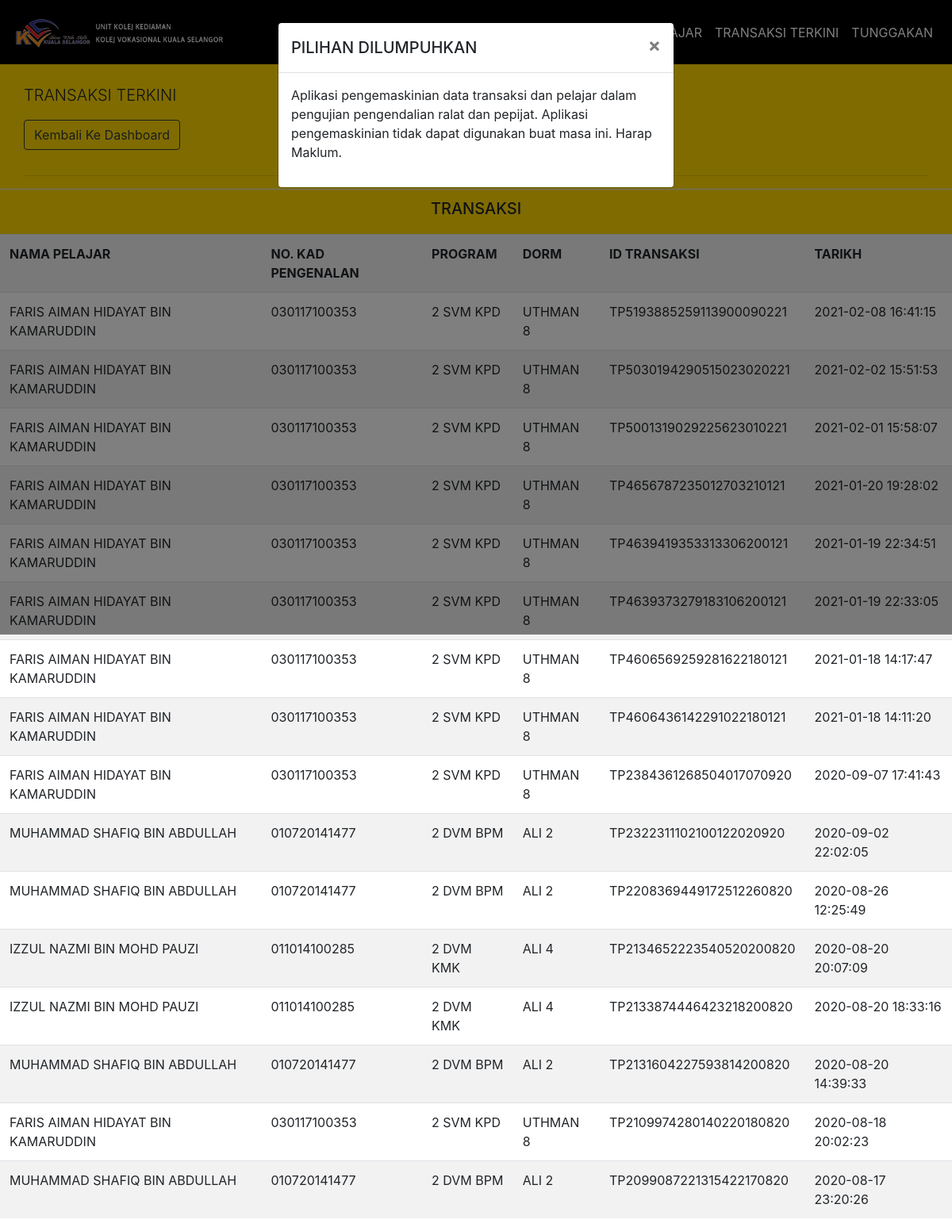
/transaction.php, run on the app's committed database.
### tables this page shows
CREATE TABLE `trans_history` (
  `id` int(11) NOT NULL,
  `nokp` varchar(255) NOT NULL,
  `tarikh_transaksi` datetime NOT NULL,
  `status_transaksi` varchar(255) NOT NULL,
  `order_id` varchar(255) NOT NULL,
  `transaction_id` varchar(255) NOT NULL,
  `billCode` varchar(255) NOT NULL,
  `msg` varchar(255) NOT NULL
);

CREATE TABLE `pelajar` (
  `id` bigint(20) NOT NULL,
  `nama` varchar(300) NOT NULL,
  `nokp` varchar(12) NOT NULL,
  `pswd` varchar(4) NOT NULL,
  `bayaran` varchar(100) NOT NULL,
  `program` varchar(100) NOT NULL,
  `dorm` varchar(100) NOT NULL,
  `pengajian` varchar(100) NOT NULL,
  `pendaftar` varchar(300) NOT NULL,
  `tahun` year(4) NOT NULL
);

### transaction.php (the view, shortened to what this page needs)
<?php
    include 'config.php';
?>
<!DOCTYPE html>
<html>
<head>
  <link rel="stylesheet" href="https://stackpath.bootstrapcdn.com/bootstrap/4.4.1/css/bootstrap.min.css">
</head>
<body>
    <nav class="navbar navbar-expand-sm navbar-light sticky-top" style="background-color: #000000; padding: 1rem; ">
      <img src="images/asrama1.png" class="navbar-brand img-fluid" width="270">
      <div class="collapse navbar-collapse" id="navbarMenu">
      <ul class="navbar-nav ml-auto">
        <li class="nav-item"><a href="profileblok.php" class="nav-link" style="color: white;">PROFIL BLOK</a></li>
        <li class="nav-item"><a href="addstudent.php" class="nav-link" style="color: white;">TAMBAH PELAJAR</a></li>
        <li class="nav-item"><a href="transaction.php" class="nav-link" style="color: white;">TRANSAKSI TERKINI</a></li>
        <li class="nav-item"><a href="warden_tunggakan.php" class="nav-link" style="color: white;">TUNGGAKAN</a></li>
      </ul>
      </div>
    </nav>
    <div class="container-fluid" style="background-color: #FFD700;">
    <div class="row mx-auto">
      <div class="col-xs-3 col-sm-3 col-md-3 col-lg-3 col-xl-3 padding">
        <br>
        <p class="lead padding">TRANSAKSI TERKINI</p>
        <p><button type="button" class="btn btn-outline-dark" onclick="window.location='warden_dashboard.php'">Kembali Ke Dashboard</button></p>
      </div>
      <div class="col-12">
      </div>
    </div>
  </div>
    <div class="table-responsive">
    <table class="table table-striped table-md">
      <thead class="thead-dark">
      <tr>
        <td colspan="6" scope="col" style="background-color: #FFD700;"><h5 style="text-align: center;">TRANSAKSI</h3></td>
      </tr>
      </thead>
      <tr>
                      <th>NAMA PELAJAR</th>
                      <th>NO. KAD PENGENALAN</th>
                      <th>PROGRAM</th>
                      <th>DORM</th>
                      <th>ID TRANSAKSI</th>
                      <th>TARIKH</th>
                  </tr>
                  <?php
                    $calltbl = "SELECT * FROM trans_history INNER JOIN pelajar ON pelajar.nokp = trans_history.nokp ORDER BY tarikh_transaksi DESC";
                    $toquery = mysqli_query($connect, $calltbl);
                    while ($row=mysqli_fetch_array($toquery)) {
                        echo "
                            <tr>
                               <td>".$row['nama']."</td>
                                <td>".$row['nokp']."</td>
                                <td>".$row['pengajian']." ".$row['program']."</td>
                                <td>".$row['dorm']."</td>
                                <td>".$row['transaction_id']."</td>
                                <td>".$row['tarikh_transaksi']."</td>
                           </tr>
                        ";
                    }
                  ?>
    </table>
    </div>
    <div id="notice" class="modal" tabindex="-1">
    <div class="modal-dialog">
    <div class="modal-content">
      <div class="modal-header">
        <h5 class="modal-title">PILIHAN DILUMPUHKAN</h5>
        <button type="button" class="close" data-dismiss="modal" aria-label="Close">
          <span aria-hidden="true">&times;</span>
        </button>
      </div>
      <div class="modal-body">
        <p>
          Aplikasi pengemaskinian data transaksi dan pelajar dalam pengujian pengendalian ralat dan pepijat. Aplikasi pengemaskinian tidak dapat digunakan buat masa ini. Harap Maklum.
        </p>
      </div>
      </div>
    </div>
  </div>
</body>
</html>

### data on the page
trans_history: pelajar.nama "FARIS AIMAN HIDAYAT BIN KAMARUDDIN", pelajar.nokp "030117100353", pelajar.pengajian "2 SVM", pelajar.program "KPD", pelajar.dorm "UTHMAN 8", transaction "TP5193885259113900090221", tarikh_transaksi "2021-02-08 16:41:15"
trans_history: pelajar.nama "FARIS AIMAN HIDAYAT BIN KAMARUDDIN", pelajar.nokp "030117100353", pelajar.pengajian "2 SVM", pelajar.program "KPD", pelajar.dorm "UTHMAN 8", transaction "TP5030194290515023020221", tarikh_transaksi "2021-02-02 15:51:53"
trans_history: pelajar.nama "FARIS AIMAN HIDAYAT BIN KAMARUDDIN", pelajar.nokp "030117100353", pelajar.pengajian "2 SVM", pelajar.program "KPD", pelajar.dorm "UTHMAN 8", transaction "TP5001319029225623010221", tarikh_transaksi "2021-02-01 15:58:07"
trans_history: pelajar.nama "FARIS AIMAN HIDAYAT BIN KAMARUDDIN", pelajar.nokp "030117100353", pelajar.pengajian "2 SVM", pelajar.program "KPD", pelajar.dorm "UTHMAN 8", transaction "TP4656787235012703210121", tarikh_transaksi "2021-01-20 19:28:02"
trans_history: pelajar.nama "FARIS AIMAN HIDAYAT BIN KAMARUDDIN", pelajar.nokp "030117100353", pelajar.pengajian "2 SVM", pelajar.program "KPD", pelajar.dorm "UTHMAN 8", transaction "TP4639419353313306200121", tarikh_transaksi "2021-01-19 22:34:51"
trans_history: pelajar.nama "FARIS AIMAN HIDAYAT BIN KAMARUDDIN", pelajar.nokp "030117100353", pelajar.pengajian "2 SVM", pelajar.program "KPD", pelajar.dorm "UTHMAN 8", transaction "TP4639373279183106200121", tarikh_transaksi "2021-01-19 22:33:05"
trans_history: pelajar.nama "FARIS AIMAN HIDAYAT BIN KAMARUDDIN", pelajar.nokp "030117100353", pelajar.pengajian "2 SVM", pelajar.program "KPD", pelajar.dorm "UTHMAN 8", transaction "TP4606569259281622180121", tarikh_transaksi "2021-01-18 14:17:47"
trans_history: pelajar.nama "FARIS AIMAN HIDAYAT BIN KAMARUDDIN", pelajar.nokp "030117100353", pelajar.pengajian "2 SVM", pelajar.program "KPD", pelajar.dorm "UTHMAN 8", transaction "TP4606436142291022180121", tarikh_transaksi "2021-01-18 14:11:20"
trans_history: pelajar.nama "FARIS AIMAN HIDAYAT BIN KAMARUDDIN", pelajar.nokp "030117100353", pelajar.pengajian "2 SVM", pelajar.program "KPD", pelajar.dorm "UTHMAN 8", transaction "TP2384361268504017070920", tarikh_transaksi "2020-09-07 17:41:43"
trans_history: pelajar.nama "MUHAMMAD SHAFIQ BIN ABDULLAH", pelajar.nokp "010720141477", pelajar.pengajian "2 DVM", pelajar.program "BPM", pelajar.dorm "ALI 2", transaction "TP2322311102100122020920", tarikh_transaksi "2020-09-02 22:02:05"
trans_history: pelajar.nama "MUHAMMAD SHAFIQ BIN ABDULLAH", pelajar.nokp "010720141477", pelajar.pengajian "2 DVM", pelajar.program "BPM", pelajar.dorm "ALI 2", transaction "TP2208369449172512260820", tarikh_transaksi "2020-08-26 12:25:49"
trans_history: pelajar.nama "IZZUL NAZMI BIN MOHD PAUZI", pelajar.nokp "011014100285", pelajar.pengajian "2 DVM", pelajar.program "KMK", pelajar.dorm "ALI 4", transaction "TP2134652223540520200820", tarikh_transaksi "2020-08-20 20:07:09"
trans_history: pelajar.nama "IZZUL NAZMI BIN MOHD PAUZI", pelajar.nokp "011014100285", pelajar.pengajian "2 DVM", pelajar.program "KMK", pelajar.dorm "ALI 4", transaction "TP2133874446423218200820", tarikh_transaksi "2020-08-20 18:33:16"
trans_history: pelajar.nama "MUHAMMAD SHAFIQ BIN ABDULLAH", pelajar.nokp "010720141477", pelajar.pengajian "2 DVM", pelajar.program "BPM", pelajar.dorm "ALI 2", transaction "TP2131604227593814200820", tarikh_transaksi "2020-08-20 14:39:33"
trans_history: pelajar.nama "FARIS AIMAN HIDAYAT BIN KAMARUDDIN", pelajar.nokp "030117100353", pelajar.pengajian "2 SVM", pelajar.program "KPD", pelajar.dorm "UTHMAN 8", transaction "TP2109974280140220180820", tarikh_transaksi "2020-08-18 20:02:23"
trans_history: pelajar.nama "MUHAMMAD SHAFIQ BIN ABDULLAH", pelajar.nokp "010720141477", pelajar.pengajian "2 DVM", pelajar.program "BPM", pelajar.dorm "ALI 2", transaction "TP2099087221315422170820", tarikh_transaksi "2020-08-17 23:20:26"
